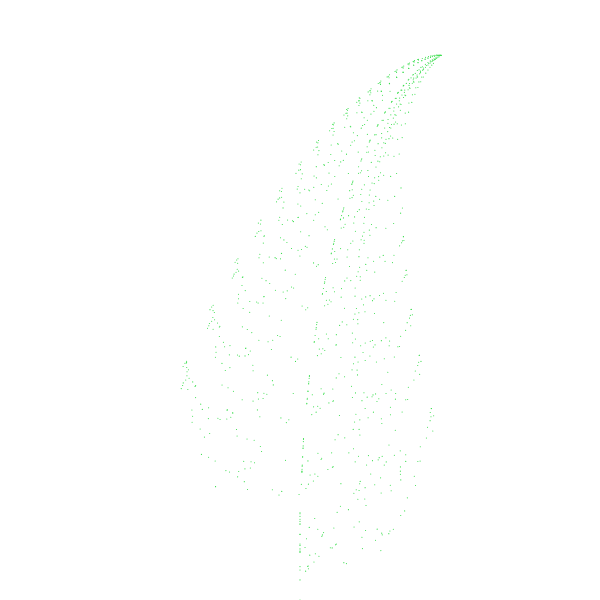
Frame 1 (no input)
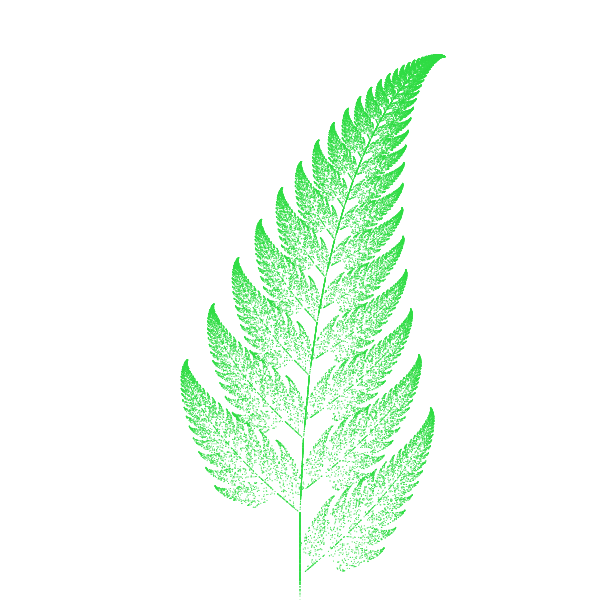
Frame 60 (no input)
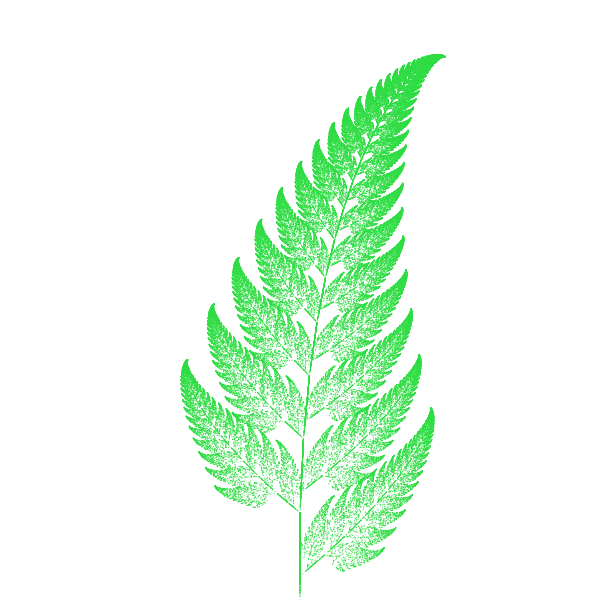
Frame 120 (the mouse pressed at the canvas centre since frame 60)

The p5.js sketch that drew these frames (run headless with seeded random() and noise() and a simulated clock; from frame 60 on, the mouse is pressed at the canvas centre):

// p5.js sketch
// ── sketch.js
const transforms = [
  { p: 0.01, apply: ({ x, y }) => ({ x: 0, y: 0.16*y }) },
  { p: 0.85, apply: ({ x, y }) => ({ x: 0.85*x + 0.04*y, y: -0.04*x + 0.85*y + 1.6 }) },
  { p: 0.07, apply: ({ x, y }) => ({ x: 0.2*x - 0.26*y, y: 0.23*x + 0.22*y + 1.6 }) },
  { p: 0.07, apply: ({ x, y }) => ({ x: -0.15*x + 0.28*y, y: 0.26*x + 0.24*y + 0.44 }) },
]

let p = { x: 0, y: 0 };

function setup() {
  createCanvas(600, 600);
  clear();
}

function draw() {
  translate(width/2, height);
  scale(1, -1);
  scale(height/11);
  
  for (let i = 0; i < 1000; i++) {
    drawPoint();
    nextPoint();
  }
}

function drawPoint() {
  strokeWeight(0.02);
  stroke(50, 220, 70);
  noFill();  
  point(p.x, p.y);
}

function nextPoint() {
    let r = random(1);
    let i = 0;
    while (r > transforms[i].p) {
      r -= transforms[i++].p;
    }
    p = transforms[i].apply(p);
}
